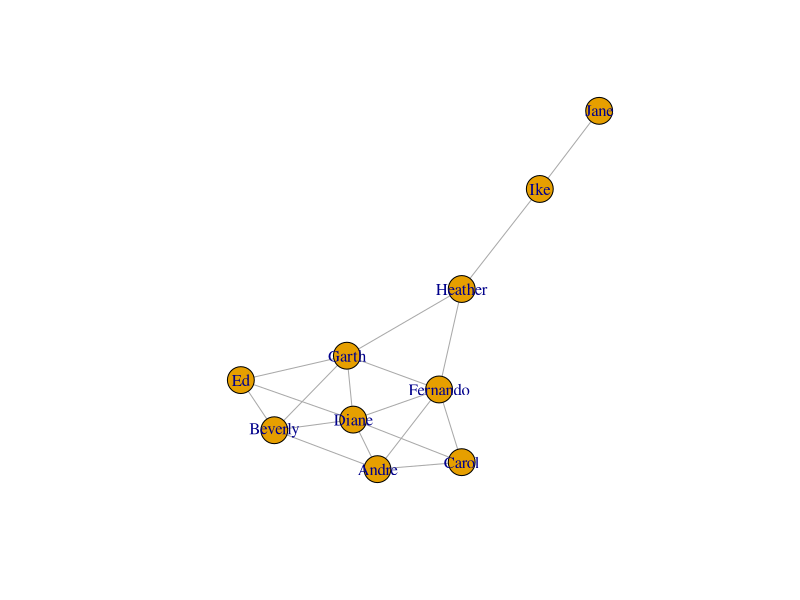

The R source for this figure:
library(readxl)
library(igraph)

# Inspect the first few rows of the dataframe 'friends'
setwd("/Volumes/GoogleDrive/My Drive/INCAE Work Drive/Investigador/Teaching Assistant/Redes Sociales/Kite")
Kite <- read_excel("Kite_Example.xlsx", range = "A2:b20")
head(Kite)

# Convert friends dataframe to a matrix
Kite.mat <- as.matrix(Kite)

# Convert friends matrix to an igraph object
g <- graph.edgelist(Kite.mat, directed = FALSE)

# Make a very basic plot of the network
plot(g)

# Subset vertices and edges
V(g)
E(g)

# Count number of edges
gsize(g)

# Count number of vertices
gorder(g)

genders <- c("M", "F", "F", "F", "M", "M", "M", "F", "M", "F")
# Create new vertex attribute called 'gender'
g <- set_vertex_attr(g, "gender", value = genders)
V(g)[[]]
